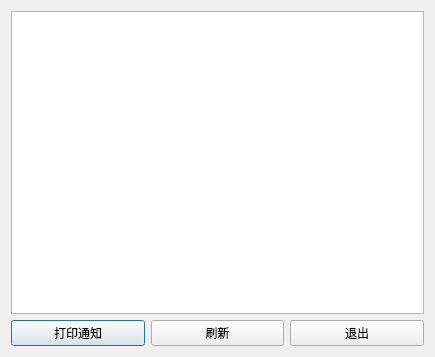
<?xml version="1.0" encoding="UTF-8"?>
<ui version="4.0">
 <class>userAnocmnt</class>
 <widget class="QDialog" name="userAnocmnt">
  <property name="geometry">
   <rect>
    <x>0</x>
    <y>0</y>
    <width>435</width>
    <height>357</height>
   </rect>
  </property>
  <property name="windowTitle">
   <string>Dialog</string>
  </property>
  <layout class="QGridLayout" name="gridLayout">
   <item row="0" column="0">
    <layout class="QHBoxLayout" name="horizontalLayout">
     <item>
      <widget class="QTableView" name="tableView"/>
     </item>
    </layout>
   </item>
   <item row="1" column="0">
    <layout class="QHBoxLayout" name="horizontalLayout_3">
     <item>
      <widget class="QPushButton" name="dlbtn">
       <property name="text">
        <string>打印通知</string>
       </property>
      </widget>
     </item>
     <item>
      <widget class="QPushButton" name="refreshbtn">
       <property name="text">
        <string>刷新</string>
       </property>
      </widget>
     </item>
     <item>
      <widget class="QPushButton" name="quitbtn">
       <property name="text">
        <string>退出</string>
       </property>
      </widget>
     </item>
    </layout>
   </item>
  </layout>
 </widget>
 <resources/>
 <connections/>
</ui>
